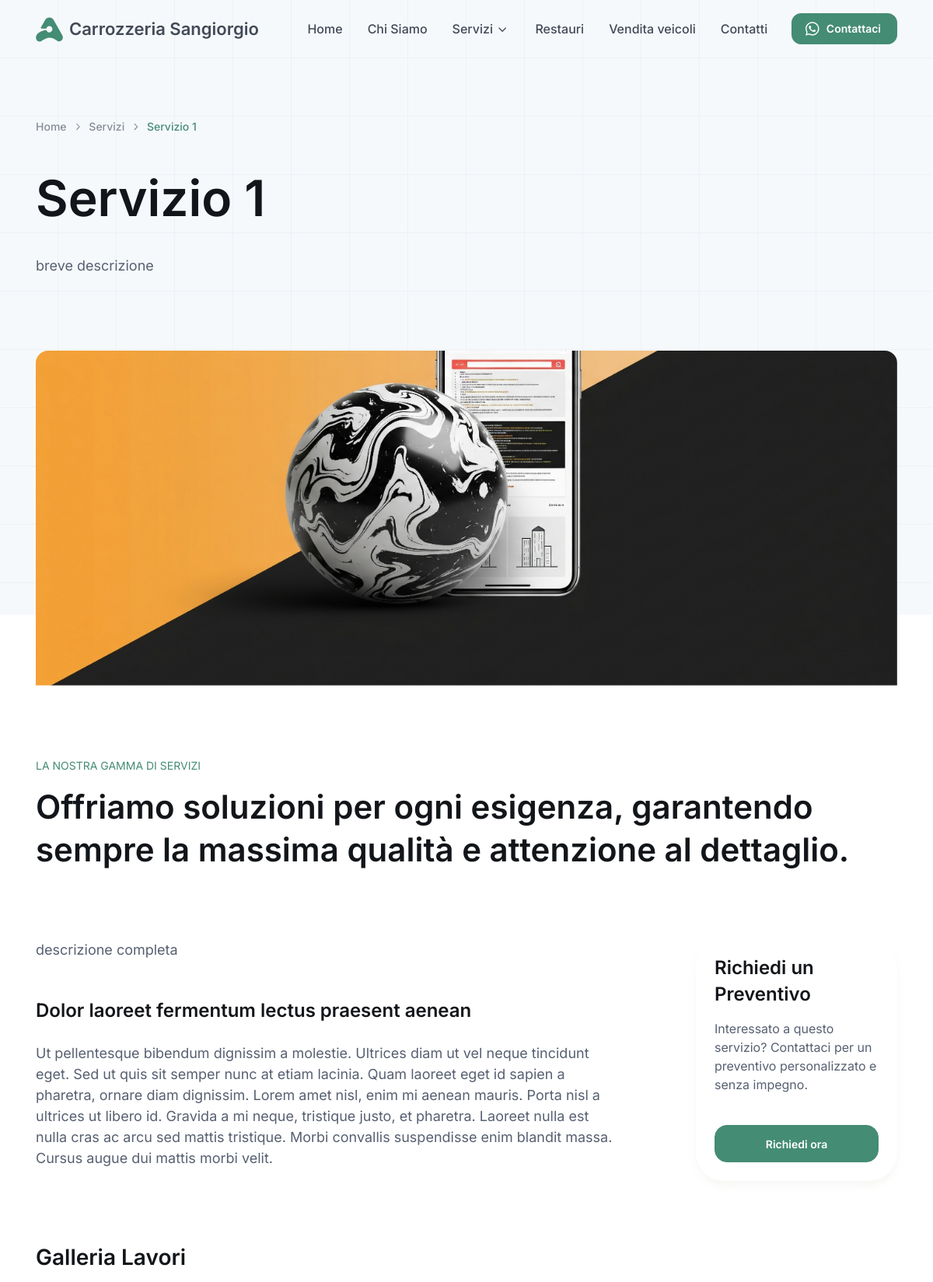
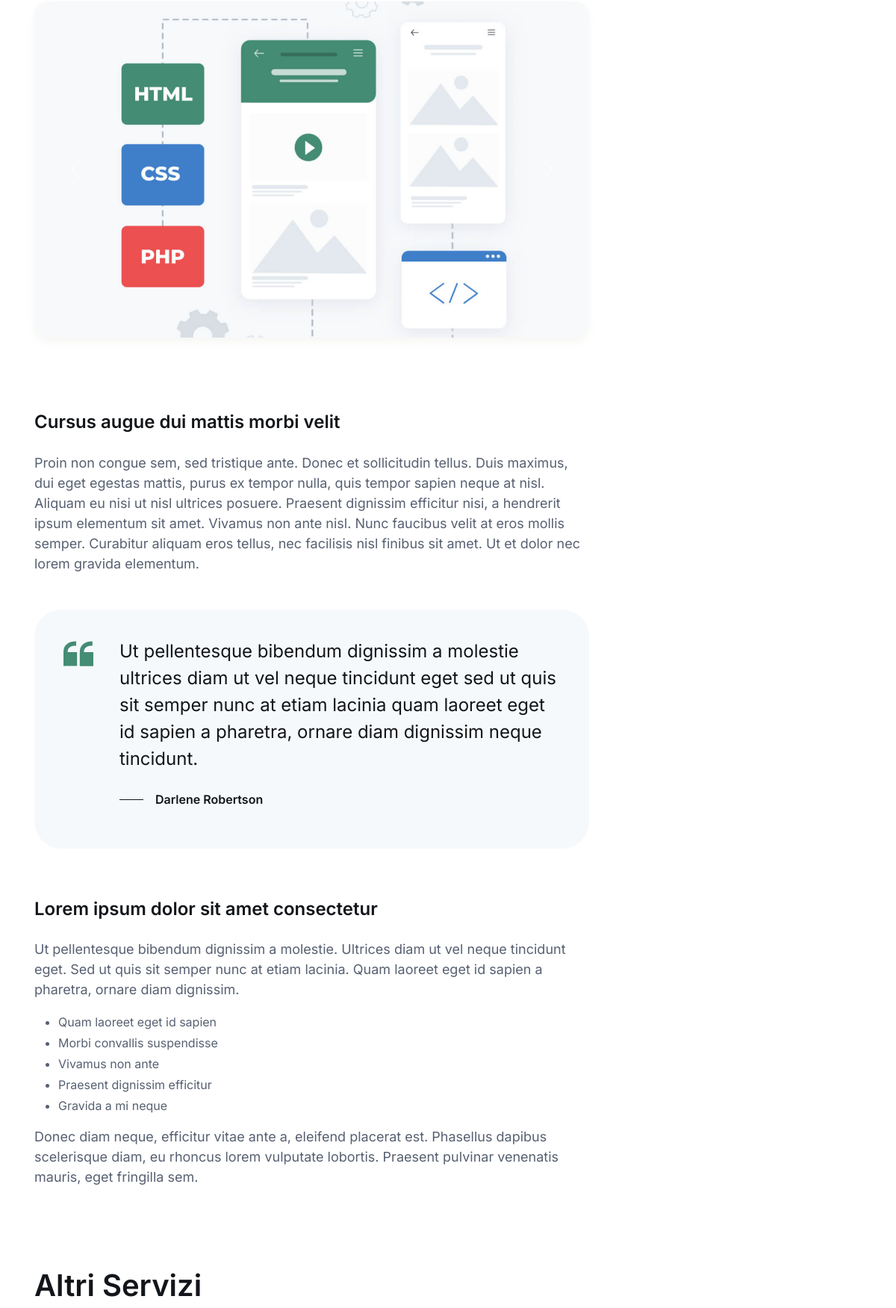
The page /servizi/servizio-1/ (upper part) on the database its author committed (2 pictures, top to bottom).
### main/models.py (models this page shows, shortened)
class Servizio(models.Model):
    nome = models.CharField(max_length=200, verbose_name="Nome Servizio")
    slug = models.SlugField(unique=True, blank=True, help_text="Slug per URL puliti. Lascia vuoto per generare automaticamente.")
    descrizione_breve = models.TextField(verbose_name="Descrizione Breve", help_text="Breve descrizione per la lista servizi o homepage.")
    descrizione_completa = models.TextField(verbose_name="Descrizione Completa", help_text="Descrizione dettagliata per la pagina del servizio.")
    immagine_principale = models.ImageField(upload_to='servizi_immagini/', verbose_name="Immagine Principale", help_text="Immagine per la copertina del servizio.")
    icona_svg_code = models.TextField(
        blank=True,
        verbose_name="Codice SVG Icona",
        help_text="Codice SVG dell'icona del servizio (opzionale). In alternativa, usa le icone del tema."
    )
    ordine_visualizzazione = models.IntegerField(
        default=0,
        verbose_name="Ordine di Visualizzazione",
        help_text="Numero per ordinare i servizi (servizi con numero più basso vengono prima)."
    )
    attivo = models.BooleanField(default=True, verbose_name="Servizio Attivo", help_text="Indica se il servizio è visibile sul sito.")
    class Meta:
        verbose_name = "Servizio"
        verbose_name_plural = "Servizi"
        ordering = ['ordine_visualizzazione', 'nome'] # Ordina prima per numero, poi per nome

class ServizioImmagine(models.Model):
    servizio = models.ForeignKey(Servizio, related_name='galleria_immagini', on_delete=models.CASCADE)
    immagine = models.ImageField(upload_to='servizi_galleria/')
    alt_text = models.CharField(max_length=255, blank=True, verbose_name="Testo Alt Immagine")
    ordine = models.IntegerField(default=0)
    class Meta:
        ordering = ['ordine']

### main/views.py (the view)
# urls.py: path('servizi/<slug:slug>/', views.servizi_detail_view, name='servizi_detail'),
def servizi_detail_view(request, slug):
    servizio = get_object_or_404(Servizio, slug=slug, attivo=True)
    altri_servizi = Servizio.objects.exclude(pk=servizio.pk)
    context = {
        'servizio': servizio,
        'altri_servizi':altri_servizi,
    }
    return render(request, 'servizi_detail.html', context)

### main/context_processors.py (called while the page is built)
def servizi_navbar(request):
    active_servizi = Servizio.objects.filter(attivo=True).order_by('ordine_visualizzazione')
    return {'servizi_menu': active_servizi}

### templates/servizi_detail.html (shortened to what this page needs)
{% extends 'base.html' %}
{% load static %}
{% block content %}
{% block head %}
<link rel="stylesheet" media="screen" href="{% static 'vendor/swiper/swiper-bundle.min.css' %}">
{% endblock %}
      <section class="position-relative pt-md-2 pt-lg-3 pt-xl-3 pb-5 pb-lg-0">
        <div class="position-absolute top-0 start-0 w-100 bg-secondary d-none d-lg-block" style="height: 792px; margin: -1px 0 0 -1px; background-size: 75px 75px; background-image: linear-gradient(to right, var(--ar-gray-200) 1px, transparent 1px), linear-gradient(to bottom, var(--ar-gray-200) 1px, transparent 1px);"></div>
        <div class="container position-relative z-2 pt-5 pb-2 pb-sm-3 pb-lg-0">
          <div class=" py-5 mt-3 mt-sm-4 mb-md-3 mb-lg-4 mb-xl-5  "  >
              <nav aria-label="breadcrumb">
                <ol class="pt-lg-3 pb-lg-4 pb-2 breadcrumb">
            <li class="breadcrumb-item"><a href="/">Home</a></li>
            <li class="breadcrumb-item"><a href="/">Servizi</a></li>
            <li class="breadcrumb-item active" aria-current="page">{{ servizio.nome }}</li>
                </ol>
              </nav>
            <h1 class="display-3 pb-1 pb-sm-2 pb-md-3">{{ servizio.nome }}</h1>
            <p class="fs-lg mb-0">{{ servizio.descrizione_breve }}</p>
          </div>
          <div class="jarallax rounded overflow-hidden z-2" data-jarallax data-speed="0.65" style="-webkit-clip-path: url(#shape); clip-path: url(#shape);">
            <div class="d-none d-md-block ratio ratio-21x9"></div>
            <div class="jarallax-img" style="background-image: url({{ servizio.immagine_principale.url }});"></div>
          </div>
        </div>
      </section>
<div class="container pt-4 pt-sm-5">
    <div class="fs-sm text-uppercase text-primary mb-3">La Nostra Gamma di Servizi</div>
    <h2 class="display-6 pb-3 mb-lg-4">Offriamo soluzioni per ogni esigenza, garantendo sempre la massima qualità e attenzione al dettaglio.</h2>
</div>
      <section class="container py-5 my-md-2 my-lg-3 my-xl-4">
        <div class="row pt-xxl-2">
          <div class="col-lg-9 col-xl-8 pe-lg-4 pe-xl-0">
        <div class="fs-lg">
            {{ servizio.descrizione_completa|safe }}
        </div>
            <h2 class="h4 mb-lg-4 pt-3 pt-md-4 pt-xl-5">Dolor laoreet fermentum lectus praesent aenean</h2>
            <p class="fs-lg pb-4 pb-xl-5">Ut pellentesque bibendum dignissim a molestie. Ultrices diam ut vel neque tincidunt eget. Sed ut quis sit semper nunc at etiam lacinia. Quam laoreet eget id sapien a pharetra, ornare diam dignissim. Lorem amet nisl, enim mi aenean mauris. Porta nisl a ultrices ut libero id. Gravida a mi neque, tristique justo, et pharetra. Laoreet nulla est nulla cras ac arcu sed mattis tristique. Morbi convallis suspendisse enim blandit massa. Cursus augue dui mattis morbi velit.</p>
                    {% if servizio.galleria_immagini.exists %}
                    <h2 class="h3 mt-5 mb-3">Galleria Lavori</h2>
                    <div id="servizioGallery" class="carousel slide mb-5" data-bs-ride="carousel">
                        <div class="carousel-inner rounded-3 shadow-sm">
                            {% for img in servizio.galleria_immagini.all %}
                            <div class="carousel-item {% if forloop.first %}active{% endif %}">
                                <img src="{{ img.immagine.url }}" class="d-block w-100 object-fit-cover" alt="{{ img.alt_text }}" style="height: 450px;">
                            </div>
                            {% endfor %}
                        </div>
                        <button class="carousel-control-prev" type="button" data-bs-target="#servizioGallery" data-bs-slide="prev">
                            <span class="carousel-control-prev-icon" aria-hidden="true"></span>
                        </button>
                        <button class="carousel-control-next" type="button" data-bs-target="#servizioGallery" data-bs-slide="next">
                            <span class="carousel-control-next-icon" aria-hidden="true"></span>
                        </button>
                    </div>
                    {% endif %}
            <h2 class="h4 mb-lg-4 pt-3 pt-md-4 pt-xl-5">Cursus augue dui mattis morbi velit</h2>
            <p class="fs-lg pb-2 pb-lg-0 mb-4 mb-lg-5">Proin non congue sem, sed tristique ante. Donec et sollicitudin tellus. Duis maximus, dui eget egestas mattis, purus ex tempor nulla, quis tempor sapien neque at nisl. Aliquam eu nisi ut nisl ultrices posuere. Praesent dignissim efficitur nisi, a hendrerit ipsum elementum sit amet. Vivamus non ante nisl. Nunc faucibus velit at eros mollis semper. Curabitur aliquam eros tellus, nec facilisis nisl finibus sit amet. Ut et dolor nec lorem gravida elementum.</p>
            <div class="card border-0 bg-secondary mb-3">
              <div class="card-body">
                <figure>
                  <blockquote class="blockquote">
                    <p>Ut pellentesque bibendum dignissim a molestie ultrices diam ut vel neque tincidunt eget sed ut quis sit semper nunc at etiam lacinia quam laoreet eget id sapien a pharetra, ornare diam dignissim  neque tincidunt.</p>
                  </blockquote>
                  <figcaption class="blockquote-footer">Darlene Robertson</figcaption>
                </figure>
              </div>
            </div>
            <h2 class="h4 mb-lg-4 pt-3 pt-md-4 pt-xl-5">Lorem ipsum dolor sit amet consectetur</h2>
            <p class="fs-lg">Ut pellentesque bibendum dignissim a molestie. Ultrices diam ut vel neque tincidunt eget. Sed ut quis sit semper nunc at etiam lacinia. Quam laoreet eget id sapien a pharetra, ornare diam dignissim.</p>
            <ul>
              <li class="mb-1">Quam laoreet eget id sapien</li>
              <li class="mb-1">Morbi convallis suspendisse</li>
              <li class="mb-1">Vivamus non ante</li>
              <li class="mb-1">Praesent dignissim efficitur</li>
              <li class="mb-1">Gravida a mi neque</li>
            </ul>
            <p class="fs-lg">Donec diam neque, efficitur vitae ante a, eleifend placerat est. Phasellus dapibus scelerisque diam, eu rhoncus lorem vulputate lobortis. Praesent pulvinar venenatis mauris, eget fringilla sem.</p>
          </div>
          <aside class="col-lg-3 offset-xl-1 pt-4 pt-lg-0" style="margin-top: -7rem;">
            <div class="position-sticky top-0 mt-2 mt-md-3 mt-lg-0" style="padding-top: 7rem;">
             <div class="card p-4 shadow-sm border-0 sticky-top" style="top: 100px;">
                        <h4 class="card-title mb-3">Richiedi un Preventivo</h4>
                        <p class="card-text">Interessato a questo servizio? Contattaci per un preventivo personalizzato e senza impegno.</p>
                        <a href="{% url 'main:contatti' %}?servizio={{ servizio.nome|urlencode }}" class="btn btn-primary w-100 mt-3">Richiedi ora</a>
                    </div>
            </div>
          </aside>
        </div>
      </section>
{% if altri_servizi %}
<section class="container pt-2 pt-sm-3 pb-5 mb-md-3 mb-lg-4 mb-xl-5">
    <div class="d-flex align-items-center pb-3 mb-3 mb-lg-4">
        <h2 class="h1 mb-0 me-4">Altri Servizi</h2>
    </div>
</section>
{% endif %}
{% endblock %}

### rows shown on the page
Servizio: nome "Servizio 1", descrizione_breve "breve descrizione", immagine_principale (picture), descrizione_completa "descrizione completa"
ServizioImmagine: immagine (picture)
